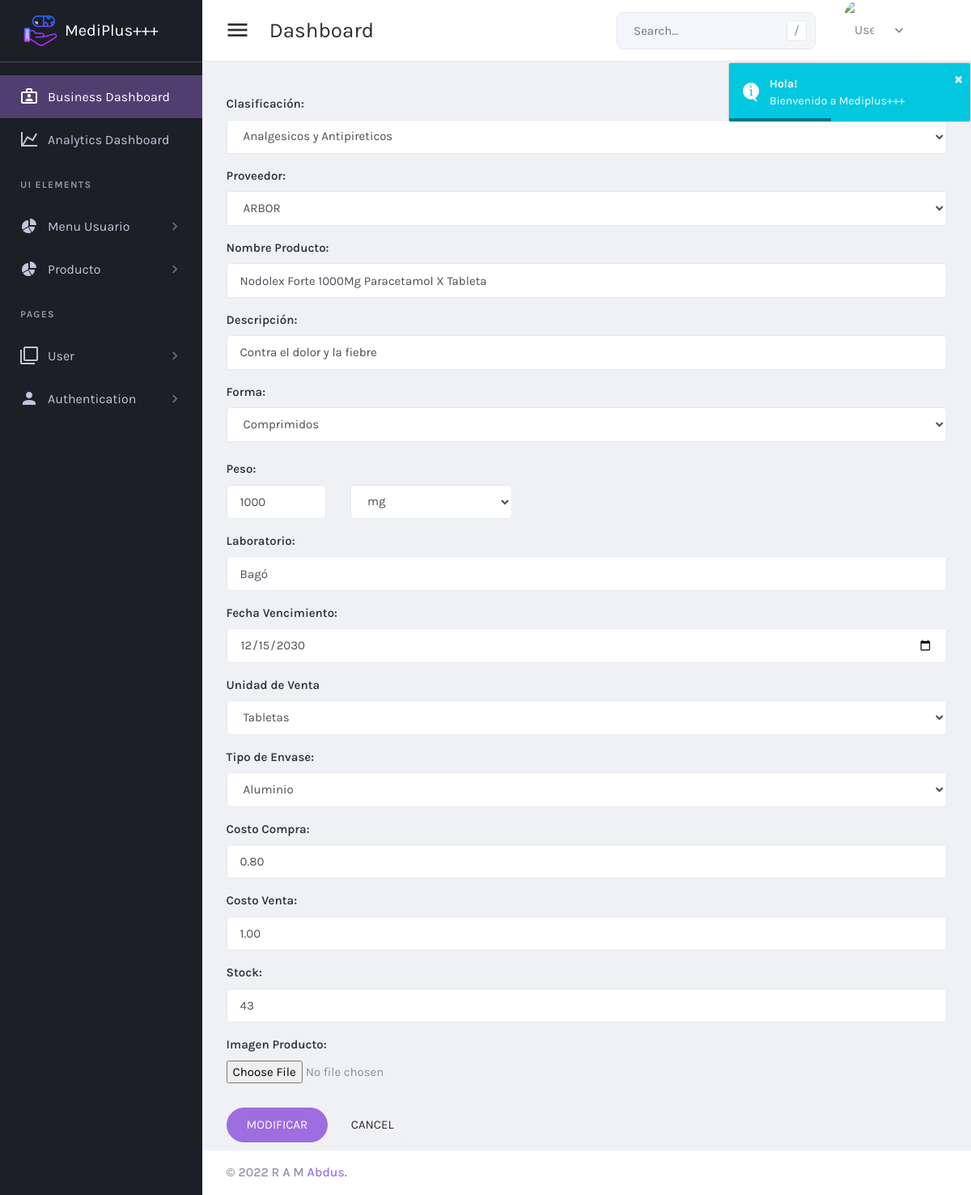
Before: /controlador/productoModificar.php?id=1 (signed in) with the older database file.
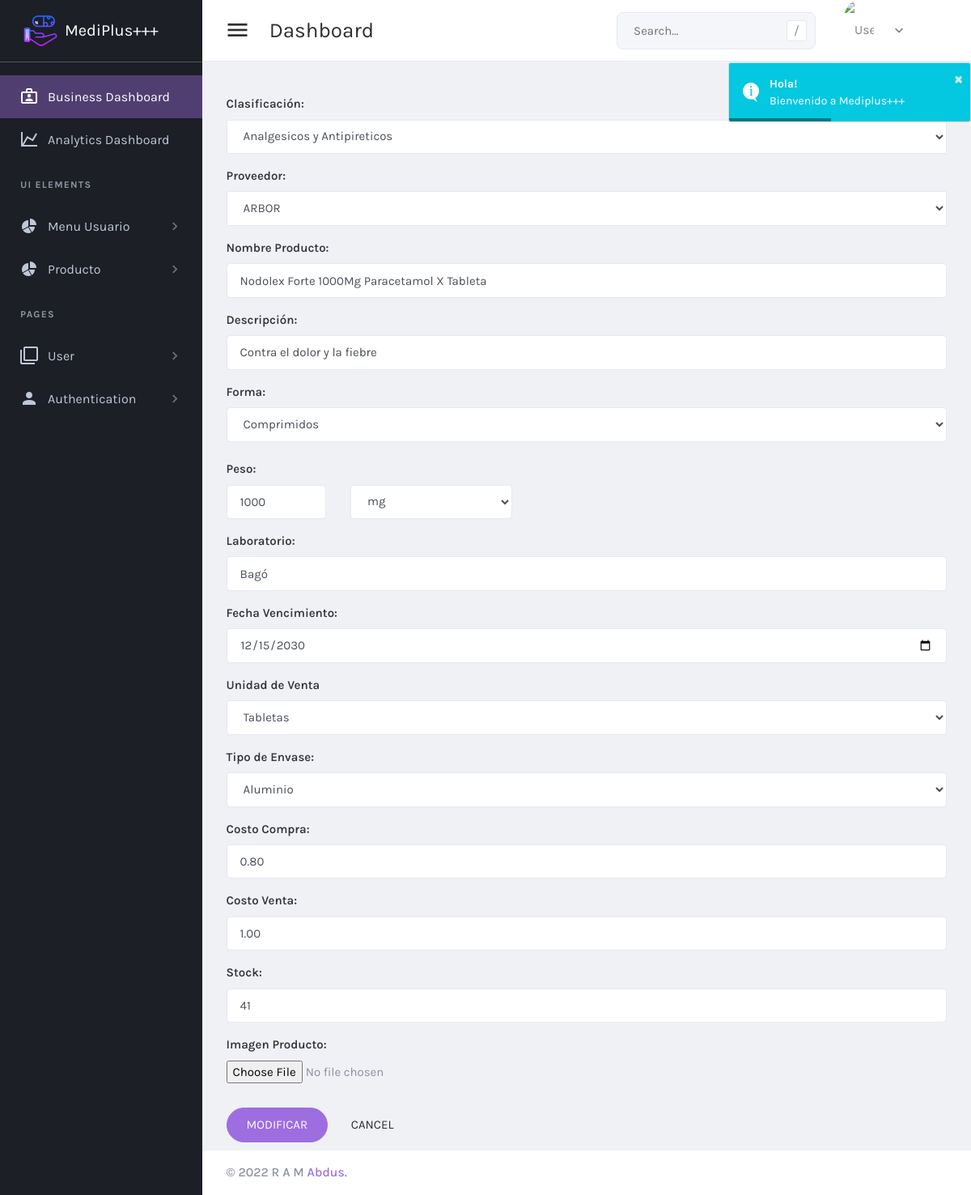
After: the same page with the newer database file.
### tables this page shows
CREATE TABLE `producto` (
  `id_producto` int(11) NOT NULL,
  `id_clasificacion` int(11) NOT NULL,
  `id_proveedor` int(11) NOT NULL,
  `nombre_producto` varchar(100) NOT NULL,
  `descripcion` varchar(200) DEFAULT NULL,
  `costo_compra` decimal(12,2) NOT NULL,
  `costo_venta` decimal(12,2) NOT NULL,
  `stock` int(11) NOT NULL,
  `forma` varchar(45) DEFAULT NULL,
  `peso` varchar(45) DEFAULT NULL,
  `laboratorio` varchar(45) DEFAULT NULL,
  `fecha_vencimiento` varchar(45) DEFAULT NULL,
  `unidad_venta` varchar(45) DEFAULT NULL,
  `envase` varchar(45) DEFAULT NULL,
  `imagenProducto` varchar(150) DEFAULT NULL,
  `estado` tinyint(4) NOT NULL
);

### controlador/productoModificar.php (called while the page is built, shortened)
<?php
include_once("../modelo/Producto.php");
$producto = new Producto("","","","","","","","","","","","","","","");
if(isset($_POST['modificar'])){
    $id = $_POST['id'];
    $idClasificacion = $_POST['idClasificacion'];
    $idProveedor = $_POST['idProveedor'];
    $nombre = $_POST['nombre'];
    $forma = $_POST['forma'];
    $peso =$_POST['peso'].' '.$_POST['pesoS'];
    $descripcion = $_POST['descripcion'];
    $laboratorio = $_POST['lab'];
    $costoCompra = $_POST['costoCompra'];
    $costoVenta = $_POST['costoVenta'];
    $stock = $_POST['stock'];
    $fechaVencimiento = $_POST['fechaV'];
    $unidad = $_POST['unidadV'];
    $envase = $_POST['envase'];
    if ($_FILES['imagen']['name'] != null) {
        $ruta = "../imagenes_subidas/";
        $imagenNombre = $_FILES['imagen']['name'];
        $tmpImagen = $_FILES['imagen']['tmp_name'];
        $producto = new Producto($id, $idClasificacion, $idProveedor, $nombre,$forma, $peso,$descripcion, $laboratorio, $costoCompra, $costoVenta, $stock, $fechaVencimiento, $unidad, $envase, $imagenNombre);
        $res = $producto->modificar();
        move_uploaded_file($tmpImagen, $ruta.$imagenNombre);
    }else{
        $producto = new Producto($id, $idClasificacion, $idProveedor, $nombre,$forma, $peso,$descripcion, $laboratorio, $costoCompra, $costoVenta, $stock, $fechaVencimiento, $unidad, $envase, "");
        $res = $producto->modificar();
    }
    if($res){
        ?>
        <script type="text/javascript">
            alert("Modificado...");
            location.href = 'productoListar.php';
        </script>
        <?php
    }else{
        ?>
        <script type="text/javascript">
            alert("No Registrado");
        </script>
        <?php
    }
}else{
    $id = $_GET['id'];
    $producto->setIdProducto($id);
    $resultado = $producto->obtenerProducto();
    $datoProducto = mysqli_fetch_array($resultado);
}
include_once("../vista/productoModificar.php");
?>

### modelo/Producto.php (called while the page is built, shortened)
<?php
class Producto{
	private $idProducto;
	public function __construct($idProducto, $idClasificacion, $idProveedor, $nombre, $forma, $peso, $descripcion, $lab, $costoCompra, $costoVenta, $stock, $fechaVen, $uni, $env, $imagenProducto){
        $this->idProducto = $idProducto;
	}
	public function obtenerProducto(){
		$db = new Conexion();
		$sql = $db->query("SELECT * FROM producto WHERE id_producto = $this->idProducto");
		return $sql;
	}
    public function setIdProducto($idProducto): void {
        $this->idProducto = $idProducto;
    }
}
?>

### vista/productoModificar.php (the view, shortened to what the changed rows need)
<?php
    include_once("components/header.php");
?>
<form action="productoModificar.php" method="POST" enctype="multipart/form-data">
    <div class="form-group">
        <label for="">Nombre Producto:</label>
        <input class="form-control" type="text" name="nombre" value="<?=$datoProducto['nombre_producto']?>">
    </div>
    <div class="form-group">
        <label for="">Descripción:</label>
        <input class="form-control" type="text" name="descripcion" value="<?=$datoProducto['descripcion']?>">
    </div>
    <div>
        <label for="">Forma: </label>
        <select name="forma" id="forma" class="form-control" value="<?=$datoProducto['forma']?>" >
            <option value="Comprimidos">Comprimidos</option>
        </select>
    </div><br>
    <div class="row form-group">
        <div class="col-2">
            <input type="text" name="peso" class="form-control" value="<?=filter_var($datoProducto['peso'], FILTER_SANITIZE_NUMBER_INT)?>">
        </div>
    </div>
    <div class="form-group">
        <label for="">Laboratorio: </label>
        <input type="text" name="lab" class="form-control" value="<?=$datoProducto['laboratorio']?>">
    </div>
    <div class="form-group">
        <label for="">Fecha Vencimiento: </label>
        <input type="date" name="fechaV" class="form-control" value="<?=date("Y-m-d",strtotime($datoProducto['fecha_vencimiento']))?>" >
    </div>
    <div class="form-group">
        <label for="">Unidad de Venta</label>
        <select name="unidadV" id="unidadV" class="form-control" value="<?=$datoProducto['unidad_venta']?>" >
            <option value="tabletas">Tabletas</option>
        </select>
    </div>
    <div class="form-group">
        <label for="">Tipo de Envase: </label>
        <select name="envase" id="envase" class="form-control" value="<?=$datoProducto['envase']?>" >
            <option value="aluminio">Aluminio</option>
        </select>
    </div>
    <div class="form-group">
        <label for="">Costo Compra:</label>
        <input class="form-control" type="text" name="costoCompra"  value="<?=$datoProducto['costo_compra']?>">
    </div>
    <div class="form-group">
        <label for="">Costo Venta:</label>
        <input class="form-control" type="text" name="costoVenta" value="<?=$datoProducto['costo_venta']?>">
    </div>
    <div class="form-group">
        <label for="">Stock:</label>
        <input class="form-control" type="number" name="stock" value="<?=$datoProducto['stock']?>">
    </div>
</form>
<?php
    include_once("components/footer.php");
?>

Changed rows visible on the page:
changed producto "Nodolex Forte 1000Mg Paracetamol X Tableta": stock "43" → "41"
